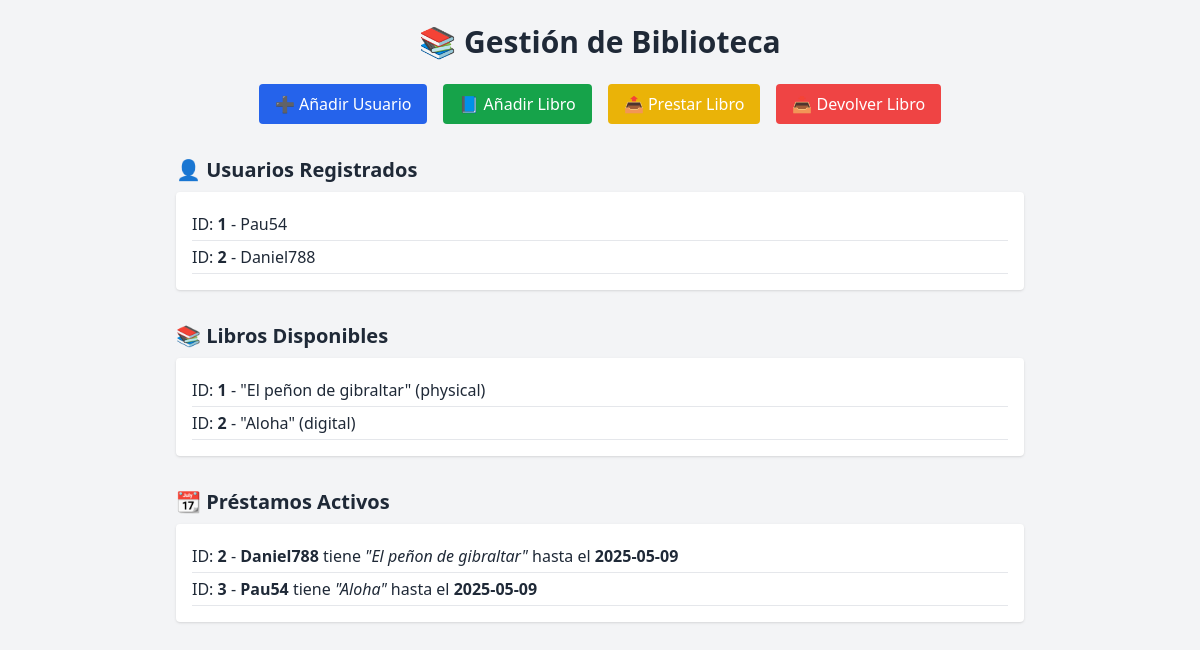
The page / on the database its author committed.
### tables this page shows
CREATE TABLE users (
        id INTEGER PRIMARY KEY AUTOINCREMENT,
        name TEXT
    );

CREATE TABLE books (
        id INTEGER PRIMARY KEY AUTOINCREMENT,
        title TEXT,
        type TEXT
    );

CREATE TABLE loans (
        id INTEGER PRIMARY KEY AUTOINCREMENT,
        user_id INTEGER,
        book_id INTEGER,
        due_date TEXT,
        returned INTEGER DEFAULT 0
    );

### index.php (the view, shortened to what this page needs)
<!DOCTYPE html>
<html lang="es">
<head>
    <script src="https://cdn.tailwindcss.com"></script>
</head>
<body class="bg-gray-100 text-gray-800 font-sans">
    <div class="max-w-4xl mx-auto p-6">
        <h1 class="text-3xl font-bold mb-6 text-center">📚 Gestión de Biblioteca</h1>
        <nav class="flex justify-center space-x-4 mb-8">
            <a href="views/add_user.php" class="bg-blue-600 text-white px-4 py-2 rounded hover:bg-blue-700">➕ Añadir Usuario</a>
            <a href="views/add_book.php" class="bg-green-600 text-white px-4 py-2 rounded hover:bg-green-700">📘 Añadir Libro</a>
            <a href="views/borrow_book.php" class="bg-yellow-500 text-white px-4 py-2 rounded hover:bg-yellow-600">📤 Prestar Libro</a>
            <a href="views/return_book.php" class="bg-red-500 text-white px-4 py-2 rounded hover:bg-red-600">📥 Devolver Libro</a>
        </nav>
        <section class="mb-8">
            <h2 class="text-xl font-semibold mb-2">👤 Usuarios Registrados</h2>
            <ul class="bg-white p-4 rounded shadow">
                <?php
                $db = Database::connect();
                $users = $db->query("SELECT * FROM users");
                foreach ($users as $user) {
                    echo "<li class='border-b py-1'>ID: <strong>{$user['id']}</strong> - {$user['name']}</li>";
                }
                ?>
            </ul>
        </section>
        <section class="mb-8">
            <h2 class="text-xl font-semibold mb-2">📚 Libros Disponibles</h2>
            <ul class="bg-white p-4 rounded shadow">
                <?php
                $books = $db->query("SELECT * FROM books");
                foreach ($books as $book) {
                    echo "<li class='border-b py-1'>ID: <strong>{$book['id']}</strong> - \"{$book['title']}\" ({$book['type']})</li>";
                }
                ?>
            </ul>
        </section>
        <section>
            <h2 class="text-xl font-semibold mb-2">📆 Préstamos Activos</h2>
            <ul class="bg-white p-4 rounded shadow">
                <?php
                $loans = $db->query("
                    SELECT loans.id, users.name AS user_name, books.title AS book_title, due_date
                    FROM loans
                    JOIN users ON loans.user_id = users.id
                    JOIN books ON loans.book_id = books.id
                    WHERE loans.returned = 0
                ");
                foreach ($loans as $loan) {
                    echo "<li class='border-b py-1'>ID: <strong>{$loan['id']}</strong> - <strong>{$loan['user_name']}</strong> tiene <em>\"{$loan['book_title']}\"</em> hasta el <strong>{$loan['due_date']}</strong></li>";
                }
                ?>
            </ul>
        </section>
    </div>
</body>
</html>

### rows shown on the page
users: id "1", name "Pau54"
users: id "2", name "Daniel788"
books: id "1", title "El peñon de gibraltar", type "physical"
books: id "2", title "Aloha", type "digital"
loans: id "2", user_name "Daniel788", book_title "El peñon de gibraltar", due_date "2025-05-09"
loans: id "3", user_name "Pau54", book_title "Aloha", due_date "2025-05-09"
